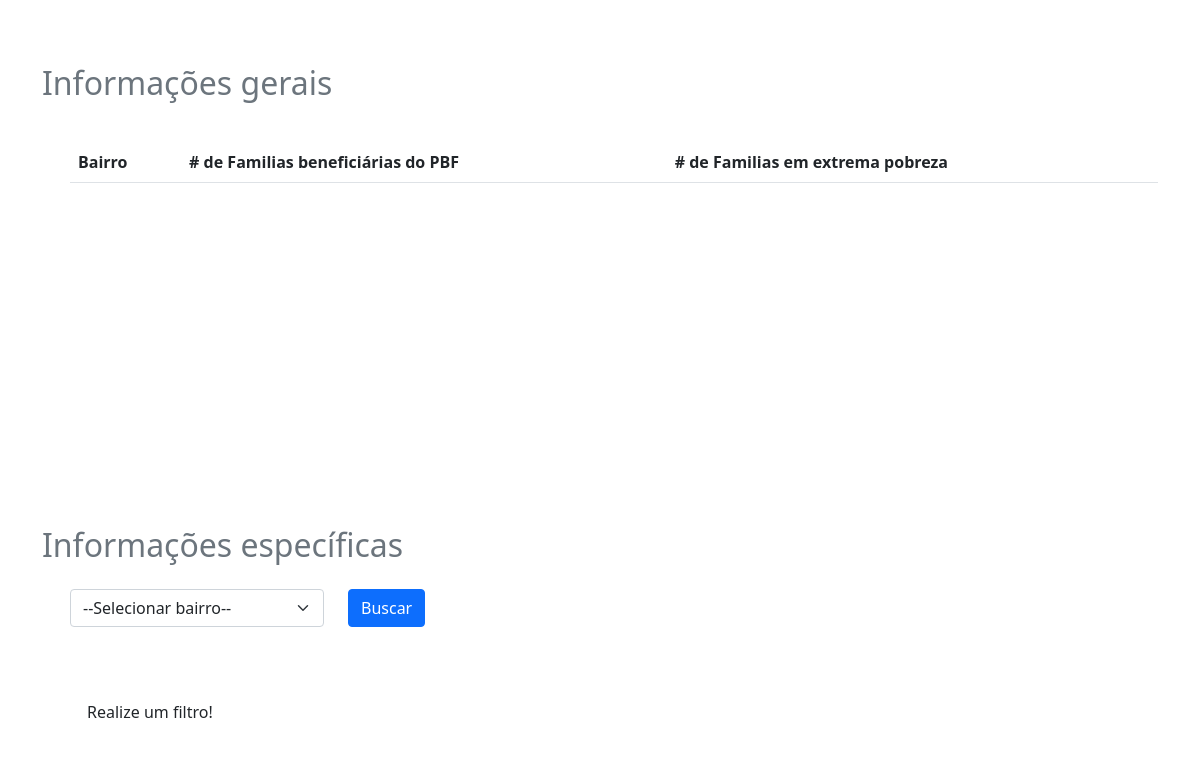
Before: / with the older database file.
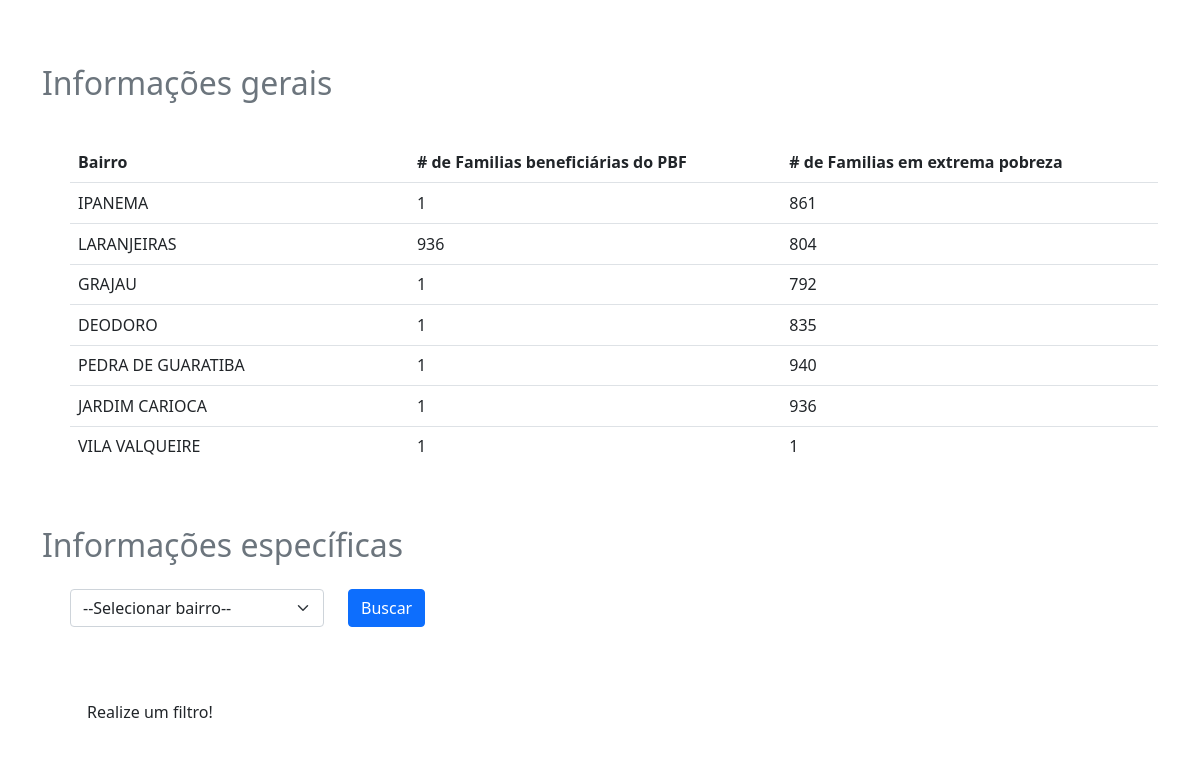
After: the same page with the newer database file.
### tables this page shows
CREATE TABLE `bairros` (
  `id_bairro` int(10) NOT NULL,
  `nome` varchar(55) NOT NULL,
  `qtd_beneficiarios_pbf` int(11) NOT NULL DEFAULT 0,
  `qtd_extrema_pobreza` int(11) NOT NULL DEFAULT 0,
  `qtd_pobreza` int(11) NOT NULL DEFAULT 0,
  `qtd_baixa_renda` int(11) NOT NULL DEFAULT 0,
  `qtd_acima_meio_sal_min` int(11) NOT NULL DEFAULT 0,
  `qtd_ep_cadastrado` int(11) NOT NULL DEFAULT 0
);

### index.php (the view, shortened to what this page needs)
<!DOCTYPE html>
<html lang="pt-BR">
<head>
    <link href="css/bootstrap.min.css" rel="stylesheet">
    <link href="css/style.css" rel="stylesheet">
</head>
<body>
    <div class="container">
        <div class="row">
            <div class="col mt-5">
                <h2 class="text-muted mt-3">Informações gerais</h2>
            </div>
        </div>
        <div class="row mt-3 ms-3">
            <div class="col mt-3  table-custom">
            <table id="bairros-table" class="table table-hover" >
                <tr>
                    <th>Bairro</th>
                    <th># de Familias beneficiárias do PBF</th>
                    <th># de Familias em extrema pobreza</th>
                </tr>
                <?php
                    require_once('database.php');
                    $sql = "SELECT * FROM bairros b";
                    $res = $conn->query($sql);
                    if (!$res) { printf("Error message: %s\n", $conn->error); }
                    else
                    {
                        while ($bairro = $res->fetch_object())
                        {
                            if ($bairro != null)
                            {
                                print "<tr>
                                        <td>" . ($bairro->nome != null ? $bairro->nome : '-sem registro-') . "</td>
                                        <td>" . ($bairro->qtd_beneficiarios_pbf != null ? $bairro->qtd_beneficiarios_pbf : '-sem registro-') . "</td>
                                        <td>" . ($bairro->qtd_extrema_pobreza != null ? $bairro->qtd_extrema_pobreza : '-sem registro-') . "</td>
                                      <tr>";
                            }
                        }
                    }
                ?>
            </table>
            </div>
        </div>
        <div class="row">
            <div class="col mt-5">
                <h2 class="text-muted mt-3" id="espec-info-label">Informações específicas</h2>
            </div>
        </div>
        <div class="row mt-3 ms-3">
            <div class="col-3">
                <select id="select-bairro" class="form-select" aria-label="Selecionar bairro">
                    <option value="-1" selected>--Selecionar bairro--</option>
                </select>
            </div>
            <div class="col-3">
                <button class="btn btn-primary" onclick="location.href='?page=loadBairro&id=' + document.getElementById('select-bairro').value">Buscar</button>
            </div>
        </div>
        <div class="row mt-3 ms-3">
            <div class="col mt-3">
            </div>
        </div>
        <div class="row mt-3 ms-3">
            <div class="col">
                <?php
                    switch(@$_REQUEST['page'])
                    {
                        default:
                            print('<p class="alert">Realize um filtro!</p>');
                    }
                ?>
            </div>
        </div>
    </div>
</body>
</html>

### css/style.css (style rules this page uses)
.table-custom { height: 40vh !important; overflow: auto !important; }

Changed rows visible on the page:
added bairros: nome "IPANEMA", qtd_beneficiarios_pbf "1", qtd_extrema_pobreza "861"
added bairros: nome "LARANJEIRAS", qtd_beneficiarios_pbf "936", qtd_extrema_pobreza "804"
added bairros: nome "GRAJAU", qtd_beneficiarios_pbf "1", qtd_extrema_pobreza "792"
added bairros: nome "DEODORO", qtd_beneficiarios_pbf "1", qtd_extrema_pobreza "835"
added bairros: nome "PEDRA DE GUARATIBA", qtd_beneficiarios_pbf "1", qtd_extrema_pobreza "940"
added bairros: nome "JARDIM CARIOCA", qtd_beneficiarios_pbf "1", qtd_extrema_pobreza "936"
added bairros: nome "VILA VALQUEIRE", qtd_beneficiarios_pbf "1", qtd_extrema_pobreza "1"
